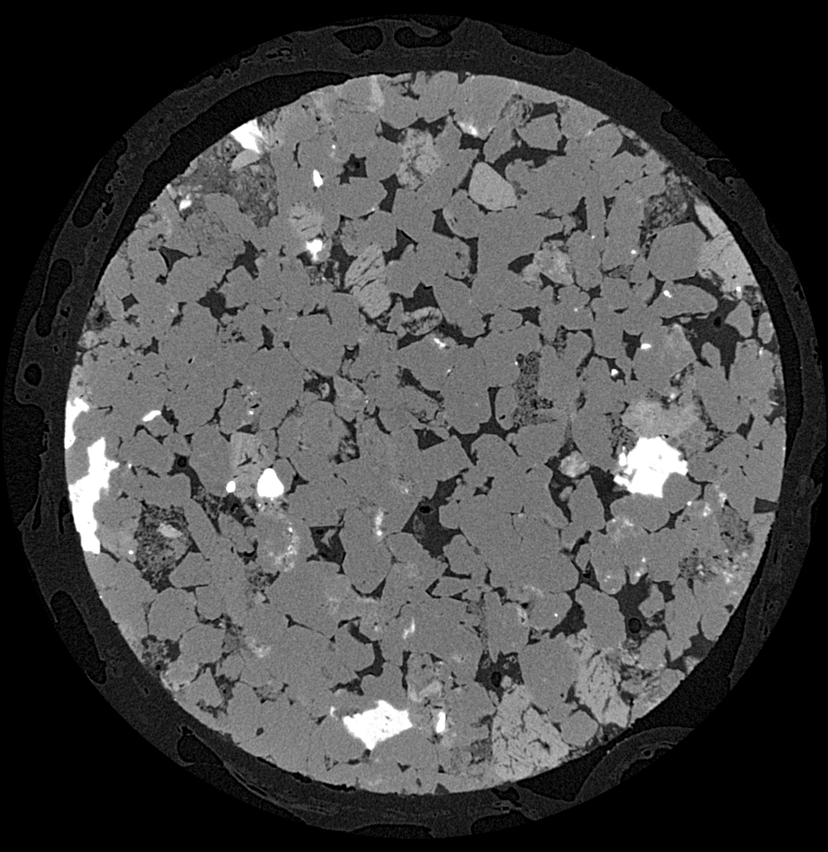
#> input picture Sandstone_Versa0180_image.tif, 828 x 852 px, shrunk from 996 x 1024 before the run
$ python 'Part - 1 Feature Extraction.py'   (older library calls are emulated)
#> lines starting #> are read from the running program, lines starting #| are printed output that depends on the picture
# -*- coding: utf-8 -*-
"""
Created on Tue May 11 23:10:45 2021

@author: abc
"""
# PART : 1 Feature Extraction
#import library's
import numpy as np
import cv2
import pandas as pd

#read the image
img = cv2.imread('Sandstone_Versa0180_image.tif')
#> img is the input picture: shape (852, 828, 3); min 0, max 255, mean 71.5

#Convert the image into gray level
img = cv2.cvtColor(img, cv2.COLOR_BGR2GRAY)
#> img: shape (852, 828)

#reshape our image
img2 = img.reshape(-1)

#Create dataframe
df = pd.DataFrame()

#Add original pixel values to the data frame as feature #1

df['Original Image'] = img2

#Add other features :

#First set - Gabor features
#Generate gabor features
num = 1 #To count numbers up in order to give gabor features a lable in the data frame
kernels = []
for theta in range(2):          #define number of thetas
    theta = theta / 4. * np.pi
    for sigma in (1,3) :    #sigma with 1 and 3
        for lamda in np.arange(0, np.pi / 4):  #Range of wavelengths
            for gamma in (0.05,0.5):   #Gamma values of 0.05 and 0.5
                gabor_label = 'Gabor' + str(num)  #Label Gabor columns as Gabor1, Gabor2, etc.s
                ksize=5
                kernel = cv2.getGaborKernel((ksize, ksize), sigma, theta, lamda, gamma, 0, ktype=cv2.CV_32F)
                kernels.append(kernel)
                #Now filter the image and add values to a new column
                fimg = cv2.filter2D(img2, cv2.CV_8UC3, kernel)
                filtered_img = fimg.reshape(-1)
                df[gabor_label] = filtered_img  #Labels columns as Gabor1, Gabor2, etc.
                print(gabor_label, ': theta=',theta, ': sigma=', sigma, ': lamda= ', lamda, ':gamma= ', gamma)
                num += 1 #Increment for gabor column Label
#> after the loop, kernels = 8 items; num = 9


###############################################################################################################

#Second set - Canny edge
#Generate Canny edge

edges = cv2.Canny(img, 100, 200)
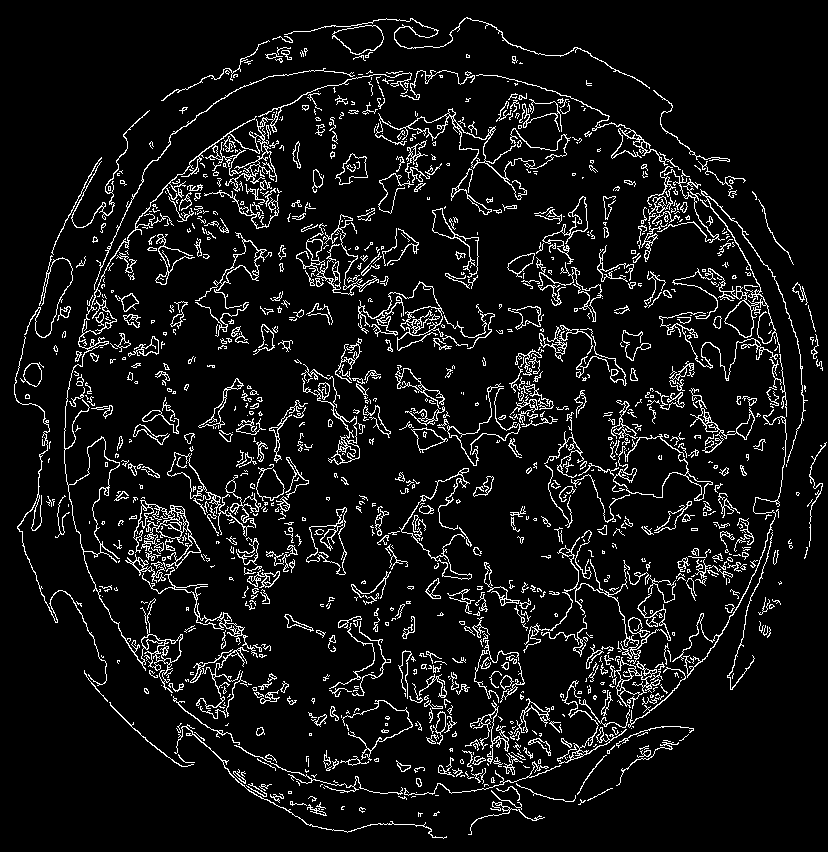
#> edges: shape (852, 828); 7.8% white in thin lines or dots
edges1 = edges.reshape(-1)
df['Canny Edge'] = edges1

#print(df.head())
######################################################################################

#Third set - Roberts, sobel, scharr, prewitt, gaussian, median filter
from skimage.filters import roberts, sobel, scharr, prewitt

#Roberts filter
edge_roberts = roberts(img)
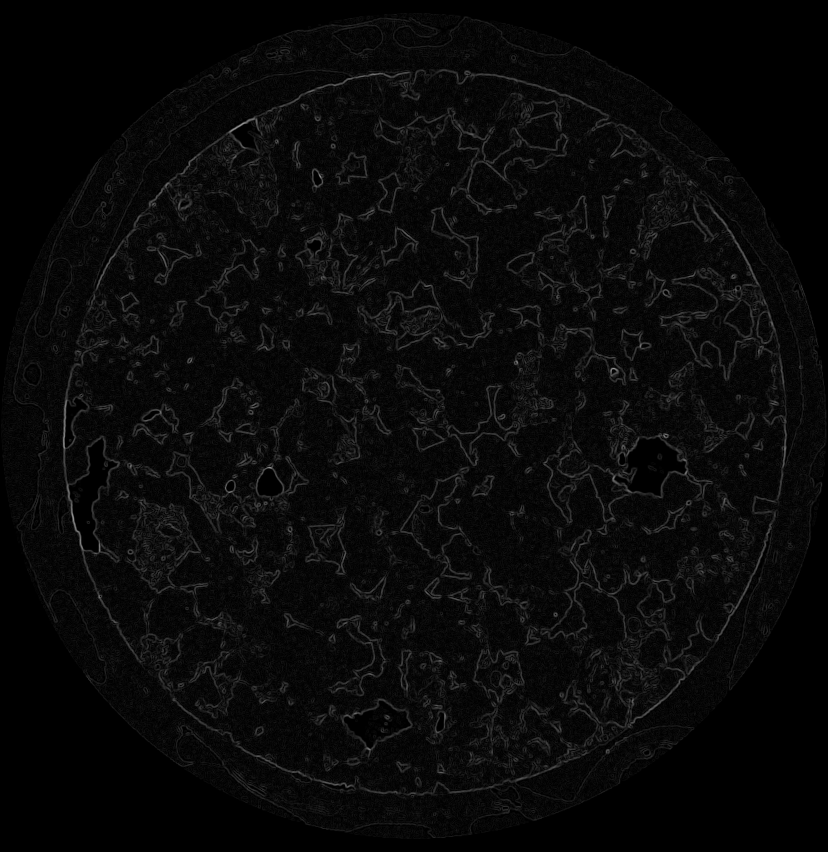
#> edge_roberts: shape (852, 828) float64; min 0, max 0.59, mean 0.0367
edge_roberts1 = edge_roberts.reshape(-1)
df['Roberts'] = edge_roberts1

#Sobel filter
edge_sobel =sobel(img)
edge_sobel1 = edge_sobel.reshape(-1)
df['Sobel'] = edge_sobel1

#scharr filter
edge_scharr = scharr(img)
edge_scharr1 = edge_scharr.reshape(-1)
df['Scharr'] = edge_scharr1

#Prewitt filter
edge_prewitt = prewitt(img)
edge_prewitt1 = edge_prewitt.reshape(-1)
df['Prewitt'] = edge_prewitt1

#GAUSSIAN with sigma=3
from scipy import ndimage as nd
gaussian_img = nd.gaussian_filter(img, sigma=3)
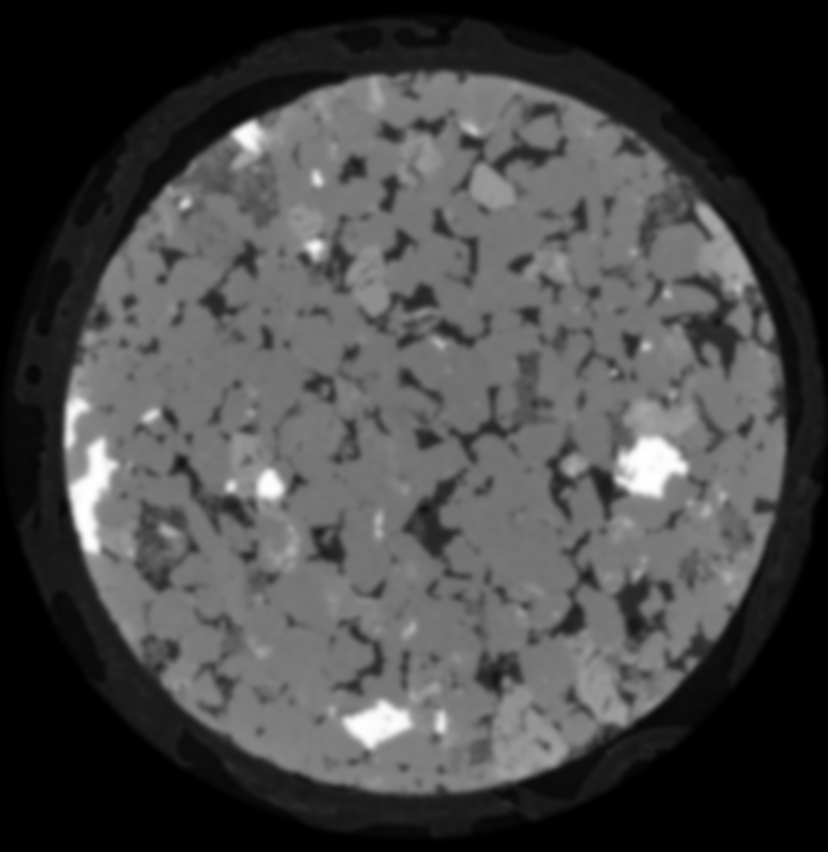
#> gaussian_img: shape (852, 828); min 0, max 254, mean 70.7
gaussian_img1 = gaussian_img.reshape(-1)
df['Gaussian s3'] = gaussian_img1

#Gaussian with sigma = 7
gaussian_img2 = nd.gaussian_filter(img, sigma=7)
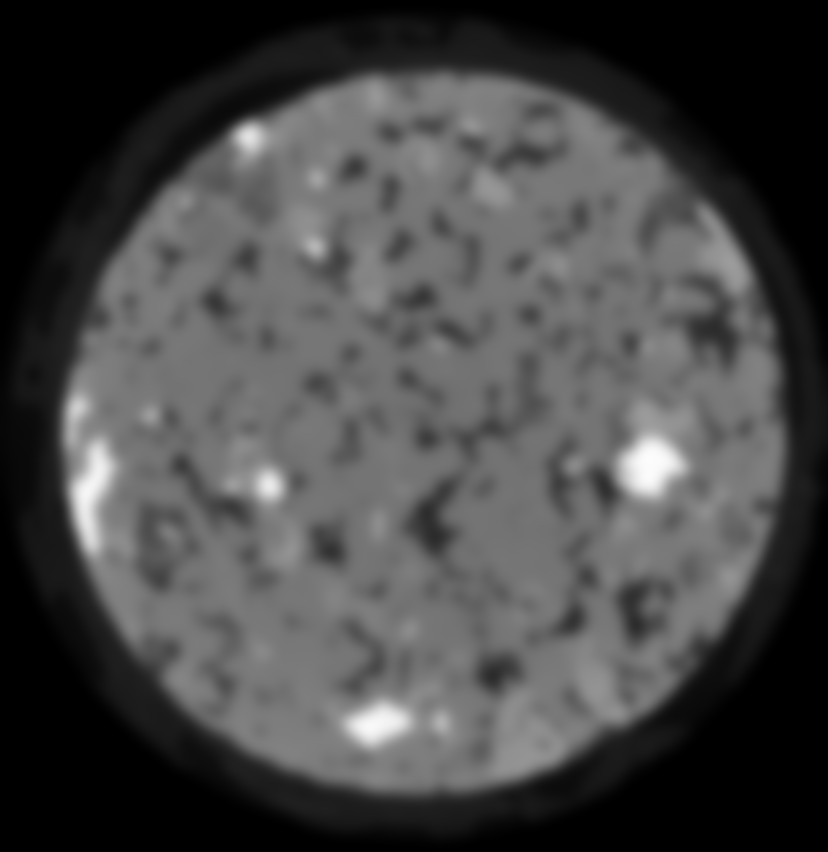
#> gaussian_img2: shape (852, 828); min 0, max 252, mean 70.7
gaussian_img3 = gaussian_img2.reshape(-1)
df['Gaussian s7'] = gaussian_img3

#MEDIAN with size = 3
median_img = nd.median_filter(img, size = 3)
median_img1 = median_img.reshape(-1)
df['Median s3'] = median_img1

#VARIANCE with size = 3
variance_img = nd.generic_filter(img, np.var, size = 3)
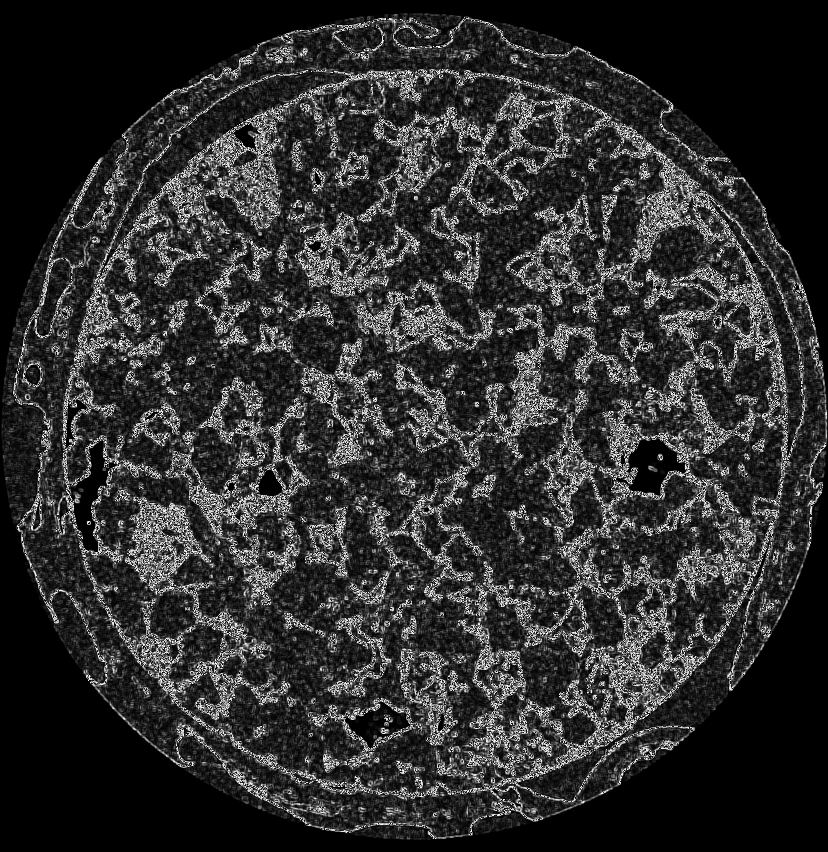
#> variance_img: shape (852, 828); min 0, max 255, mean 46.9
variance_img1 = variance_img.reshape(-1)
df['Variance s3'] = variance_img1

print(df.head())
#> (printed output is left out)

#Add one column that corresponds to image

labeled_img = cv2.imread('Sandstone_Versa0180_image.tif')

#Convert labeled image into gray image
labeled_img = cv2.cvtColor(labeled_img, cv2.COLOR_BGR2GRAY)

#Reshape labeled image
labeled_img1 = labeled_img.reshape(-1)

#create one dataframe for labeled image
df['Labels'] = labeled_img1

print(df.head())
#> (printed output is left out)

############################################################################
